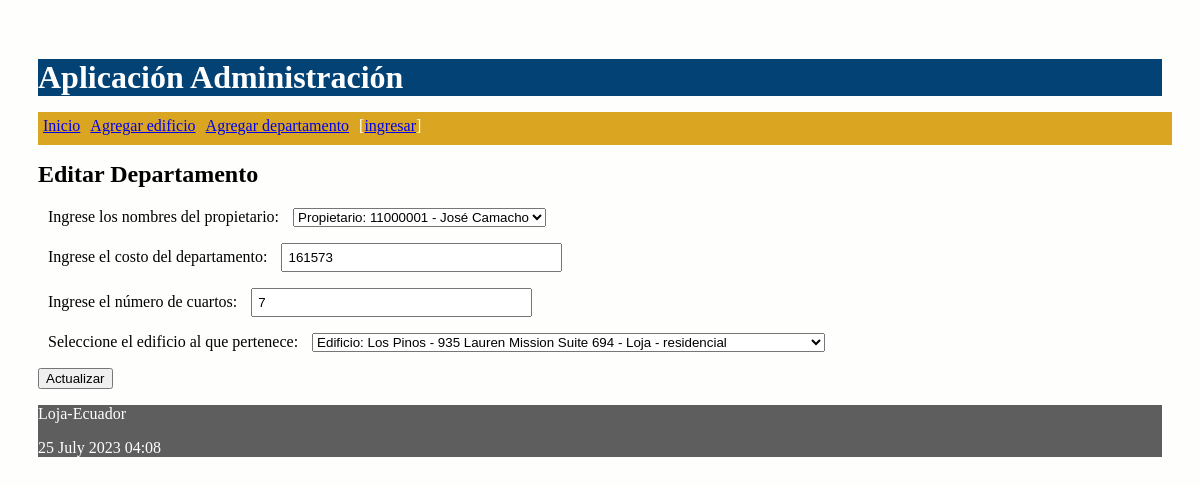
The app's page /editar/departamento/102 with its own data.
### proyecto/models.py (models this page shows, shortened)
class Departamento(models.Model):
    costo = models.IntegerField()
    nro_cuartos =  models.IntegerField("Número de cuartos")
    edificio = models.ForeignKey(Edificio, on_delete=models.CASCADE,
            related_name="departamentosE")
    propietario = models.ForeignKey(Propietario, on_delete=models.CASCADE,
            related_name="departamentosP")

### proyecto/views.py (the view)
# urls.py: path('editar/departamento/<int:id>', views.editar_departamento,
def editar_departamento(request, id):
    departamento = Departamento.objects.get(pk=id)
    if request.method=='POST':
        formulario = DepartamentoForm(request.POST, instance=departamento)
        print(formulario.errors)
        if formulario.is_valid():
            formulario.save()
            return redirect(index)
    else:
        formulario = DepartamentoForm(instance=departamento)
    diccionario = {'formulario': formulario}
    return render(request, 'editarDepartamento.html', diccionario)

### proyecto/forms.py (shortened to what this page needs)
class DepartamentoForm(ModelForm):
    class Meta:
        model = Departamento
        fields = ['propietario', 'costo', 'nro_cuartos', 'edificio']
        labels = {
            'propietario': _('Ingrese los nombres del propietario'),
            'costo': _('Ingrese el costo del departamento'),
            'nro_cuartos': _('Ingrese el número de cuartos'),
            'edificio': _('Seleccione el edificio al que pertenece'),
        }

### proyecto/models.py (called while the page is built)
    def __str__(self):
        return "Edificio: %s - %s - %s - %s" % (self.nombre,
                self.direccion,
                self.ciudad,
                self.tipo)

    def __str__(self):
        return "Propietario: %s - %s %s" % (self.cedula,
                self.nombre,
                self.apellido)

### proyecto/templates/editarDepartamento.html (shortened to what this page needs)
{% extends "master.html" %}
{% block content %}
  <h2>Editar Departamento</h3>
  <form action="" method="post">
    {{formulario.as_p}}
    <p><input type='submit' value='Actualizar'/></p>
  </form>
{% endblock %}

### proyecto/static/css/estilos.css (style rules this page uses)
body { background: #FEFEFD; padding: 30px; }
input[type=text], input[type=number] { width: 25%; padding: 5px 5px; box-sizing: border-box; }
label { padding: 12px 10px; }

### records on screen
Departamento: propietario "Propietario: 11000001 - José Camacho", costo "161573", nro_cuartos "7", edificio "Edificio: Los Pinos - 935 Lauren Mission Suite 694 - Loja - residencial"
